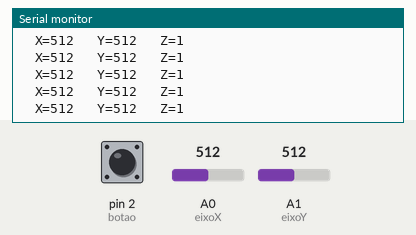
Simulated run of this sketch. Board: Arduino Uno, built with avr-gcc and run on an emulated ATmega328P. On the bench: the last lines printed to the serial monitor. Inputs (shaded band) come from the test bench; at power-on: A0 (eixoX) = 512, A1 (eixoY) = 512, pin 2 (botao) HIGH.

Above: at 1.2 s.
1.3 s: A0 (eixoX) set to 716
At 1.56 s:
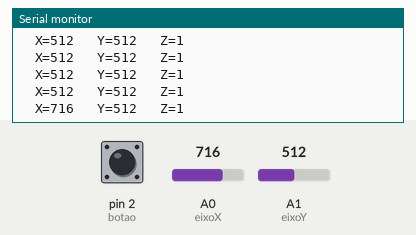
2.8 s: A1 (eixoY) set to 716
At 2.97 s:
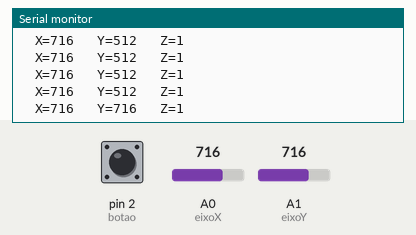
4.3 s: pin 2 (botao) pulled LOW for 0.25 s
At 4.57 s:
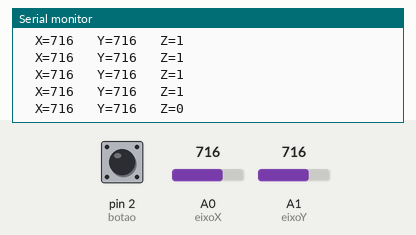
6.0 s: A0 (eixoX) set to 900
At 6.18 s:
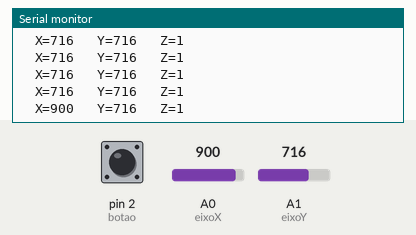
7.5 s: pin 2 (botao) pulled LOW for 1 s
At 7.78 s:
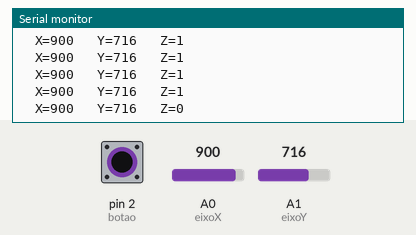
10.0 s: A1 (eixoY) set to 900
At 10.19 s:
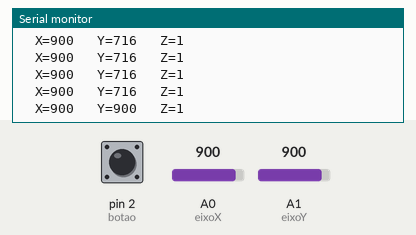
Timing chart, 0 to 12.5 s (numbered marks = the images above; inputs shaded):
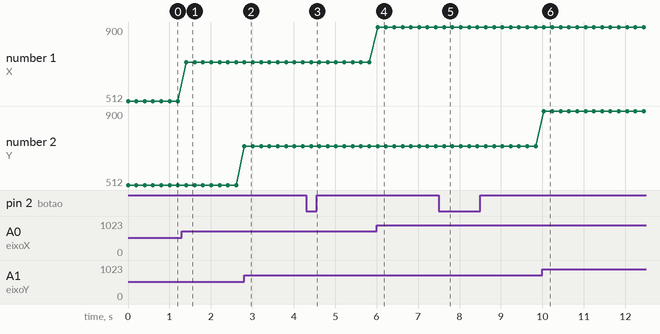

The sketch:

Meu_teste_de_Joy.ino
```cpp
/*
Projeto Arduino - Leitura de um joystick para
         controle de servo no Arduino
----------------------------------------
--=<| Rainer Burgie |>=--
----------------------------------------
*/

//Variável que armazena a posição lida
//nos eixos do joystick
int joystick = 0;

//Atribuindo o pino analógico A0 a variável eixoX
int eixoX = A0;

//Atribuindo o pino analógico A1 a variável eixoY
int eixoY = A1;

//Atribuindo o pino digital 2 a variável eixoZ
int botao = 2;

void setup() {
  //Definindo eixoZ como um pino de entrada
  pinMode (botao, INPUT_PULLUP);

  //Ativando o Serial Monitor que exibirá os
  //valores lidos no Joystick
  Serial.begin(9600);
}

void loop() {
  //Lê o valor do eixoX
  joystick = analogRead(eixoX);

  //imprime o valor do eixoX
  Serial.print("  X=");
  Serial.print(joystick);

  //Lê o valor do eixoY
  joystick = analogRead(eixoY);

  //imprime o valor do eixoY
  Serial.print("   Y=");
  Serial.print(joystick);

  //Lê o valor do eixoZ
  joystick = digitalRead(botao);

  //imprime o valor do eixoZ
  Serial.print("   Z=");
  Serial.println(joystick);

  //espera 200 milisegundos.
  //Se vc quiser aumentar a velocidade
  //de leitura dos valores do joystick
  //diminua o tempo de espera. Ex: delay(100);
  delay(200);
}
```

Measured:
- after the input at 1.3 s, the serial monitor: prints a new line after 0.11 s (image 1)
- after the input at 2.8 s, the serial monitor: prints a new line at once (image 2)
- after the input at 4.3 s, the serial monitor: prints a new line after 0.12 s (image 3)
- after the input at 6.0 s, the serial monitor: prints a new line at once (image 4)
- after the input at 7.5 s, the serial monitor: prints a new line after 0.13 s (image 5)
- after the input at 10.0 s, the serial monitor: prints a new line at once (image 6)
- plotted number 1: 512 → 716 after the input at 1.3 s, 716 → 900 after the input at 6.0 s
